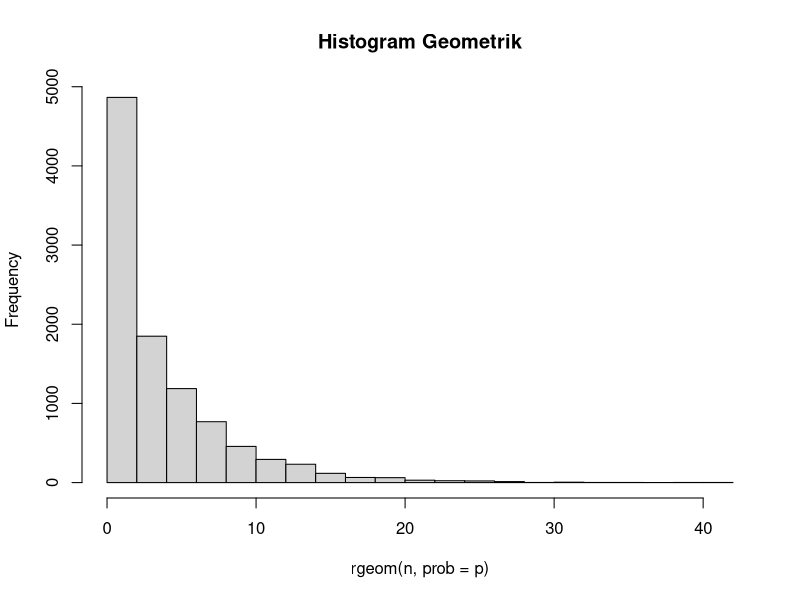

The R source for this figure:
# Poin A
p = 0.2
x = 3
P <- dgeom(x, p)
P

# Poin B
mean(rgeom(n = 10000, prob = p) == 3)
mean

# Poin C


# Poin D
n = 10000
hist(rgeom(n, prob = p), main = 'Histogram Geometrik')

# Poin E
mean = n * (prob = p)
var = n * (prob = p) * (1 - (prob = p))
mean
var